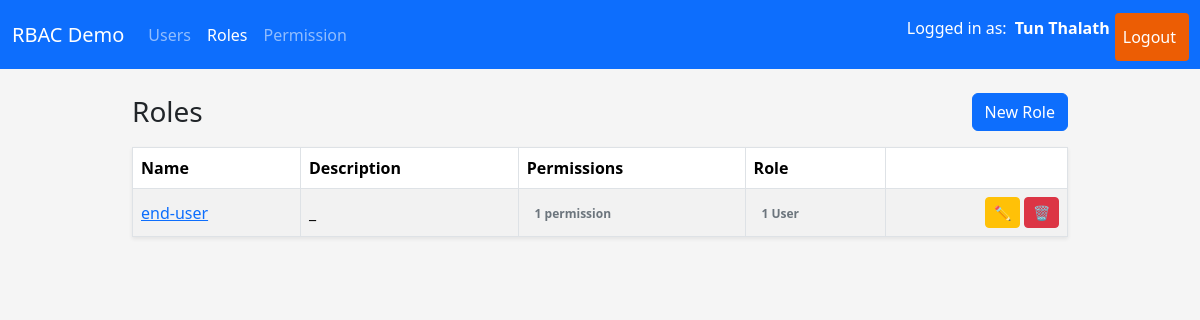
Page /roles/ (signed in) on the earlier database version.
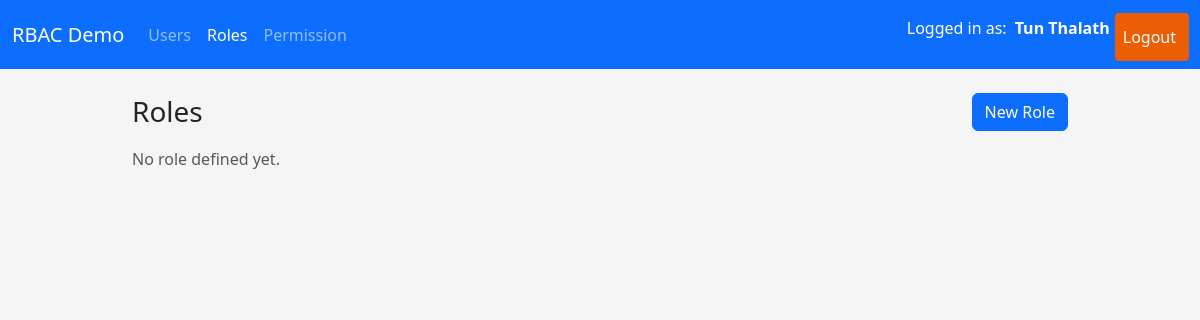
Same page on the later database version.
### app/models/user.py (models this page shows, shortened)
class User(UserMixin, db.Model):
    __tablename__ = "users"
    id = db.Column(db.Integer, primary_key=True)
    username = db.Column(db.String(80), unique=True, nullable=False)
    email = db.Column(db.String(120), unique=True, nullable=False)
    full_name = db.Column(db.String(120), nullable=False)
    is_active = db.Column(db.Boolean, default=True, nullable=False)
    password_hash = db.Column(db.String(255), nullable=False)
    created_at = db.Column(db.DateTime, default=datetime.utcnow, nullable=False)
    updated_at = db.Column(db.DateTime, default=datetime.utcnow, onupdate=datetime.utcnow, nullable=False)
    roles = db.relationship("Role", secondary=user_roles, back_populates="users")
    transactions = db.relationship("Transaction", backref="user", lazy=True)

### app/models/role.py (models this page shows, shortened)
class Role (db.Model):
    __tablename__ = "roles"
    id = db.Column(db.Integer, primary_key=True)
    name = db.Column(db.String(80), unique=True, nullable=False)
    description = db.Column(db.String(255))
    created_at = db.Column(db.DateTime, default=datetime.utcnow, nullable=False)
    updated_at = db.Column(
        db.DateTime, default=datetime.utcnow, onupdate=datetime.utcnow, nullable=False
    )
    users = db.relationship("User", secondary=user_roles, back_populates="roles")
    permissions = db.relationship("Permission", secondary=role_permissions, back_populates="roles")

### app/routes/role_routes.py (the view)
@role_bp.route("/")
@login_required
def index():
    roles = RoleService.get_all()
    return render_template("roles/index.html", roles=roles)

### app/services/role_service.py (called while the page is built)
    @staticmethod
    def get_all() -> List[Role]:
        return Role.query.order_by(Role.name.asc()).all()

### app/templates/roles/index.html (shortened to what this page needs)
{% extends "layouts/base.html" %}
{% block content %}
<div class="d-flex justify-content-between align-items-center mb-3">
    <h1 class="h3 mb-0">Roles</h1>
    <a href="{{ url_for('roles.create') }}" class="btn btn-primary">New Role</a>
</div>
{% if roles %}
    <table class="table table-striped table-bordered align-middle shadow-sm">
        <thead>
            <tr>
                <th>Name</th>
                <th>Description</th>
                <th>Permissions</th>
                <th>Role</th>
                <th class="text-end"></th>
            </tr>
        </thead>
        <tbody>
            {% for role in roles %}
            <tr>
                <td>
                    <a href="{{ url_for('roles.detail', role_id=role.id) }}">
                        {{ role.name }}
                    </a>
                </td>
                <td>
                    {{ role.description or "_" }}
                </td>
                <td>
                    {% if role.permissions %}
                    <span class="badge text-secondary">
                        {{ role.permissions|length }} permission{{ role.permissions|length != 1 and 's' or '' }}
                    </span>
                    {% else %}
                        <span class="text-muted small"> No permission</span>
                    {% endif %}
                </td>
                <td>
                    {% if role.users %}
                    <span class="badge text-secondary">
                        {{ role.users|length }} User{{ role.users|length != 1 and 's' or '' }}
                    </span>
                    {% else %}
                        <span class="text-muted small"> No User</span>
                    {% endif %}
                </td>
                <td class="text-end">
                    <a
                        href="{{ url_for('roles.edit', role_id = role.id) }}"
                        class="btn btn-sm btn-warning"
                        title="Edit">
                    ✏️
                    </a>
                    <a
                        href="{{ url_for('roles.delete_confirm', role_id=role.id) }}"
                        class="btn btn-sm btn-danger"
                    >
                    🗑️
                    </a>
                </td>
            </tr>
            {% endfor %}
        </tbody>
    </table>
{% else %}
<p class="text-muted"> No role defined yet.</p>
{% endif %}
{% endblock %}

### app/templates/layouts/base.html (shortened to what this page needs)
<!doctype html>
<html lang="en">
    <head>
        <link href="https://cdn.jsdelivr.net/npm/bootstrap@5.3.8/dist/css/bootstrap.min.css" rel="stylesheet" />
        <link rel="stylesheet" href="{{ url_for('static', filename='css/style.css') }} " />
    </head>
    <body>
        <nav class="navbar navbar-expand-lg navbar-dark bg-primary mb-4">
            <div class="container-fluid">
                <a class="navbar-brand" href="#">
                    RBAC Demo
                </a>
                <div class="collapse navbar-collapse" id="navbarMain">
                    <ul class="navbar-nav me-auto mb-2 mb-lg-0">
                        <li class="nav-item">
                            <a href="{{ url_for('users.index') }}"
                               class="nav-link {% if request.blueprint == 'users' %}active {% endif %}" >
                                Users
                            </a>
                        </li>
                        <li class="nav-item">
                            <a href="{{ url_for('roles.index') }}"
                               class="nav-link {% if request.blueprint == 'roles' %}active{% endif %}">
                                Roles
                            </a>
                        </li>
                        <li class="nav-item">
                            <a href="{{ url_for('permissions.index') }}"
                               class="nav-link {% if request.blueprint == 'permissions' %}active {% endif %}">
                                Permission
                            </a>
                        </li>
                    </ul>
                    <ul class="navbar-nav me-1 mb-2 mb-lg-0">
                        {% if current_user.is_authenticated %}
                        <li class="nav-item">
                            <li class="nav-item">
                                <span class="navbar text-white">
                                    Logged in as: <strong class="ms-2">{{ current_user.full_name }}</strong>
                                </span>
                            </li>
                        </li>
                        <li class="nav-item">
                            <a href="{{ url_for('auth.logout') }}" class="nav-link login-button">Logout</a>
                        </li>
                        {% else %}
                        <li class="nav-item">
                            <a href="{{ url_for('auth.login') }}" class="nav-link login-button">Login</a>
                        </li>
                        {% endif %}
                    </ul>
                </div>
            </div>
        </nav>
        <main class="container">
            {% block content %}{% endblock %}
        </main>
    </body>
</html>

### app/static/css/style.css (style rules this page uses)
body { background-color: #f5f5f5; }
main.container { max-width: 960px; }
.login-button { background-color: #ec5d04; color: white; padding: 12px 20px; border: none; border-radius: 4px; cursor: pointer; font-size: 16px; width: 100%; margin-top: 5px; margin-left: 5px; transition: background-color 0.3s ease; }

Differences in the rows shown:
removed Role: name "end-user", description "_", permissions|length "1", users|length "1"
Other differences:
text no longer shown: "Name Description Permissions Role"
text now shown: "No role defined yet."
